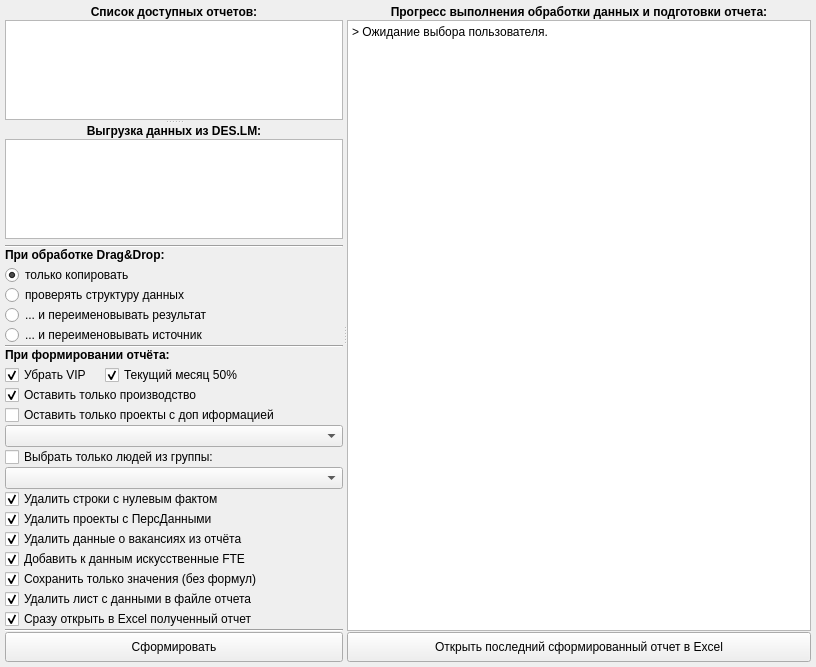
<?xml version="1.0" encoding="UTF-8"?>
<ui version="4.0">
 <class>MainWindow</class>
 <widget class="QMainWindow" name="MainWindow">
  <property name="windowModality">
   <enum>Qt::ApplicationModal</enum>
  </property>
  <property name="geometry">
   <rect>
    <x>0</x>
    <y>0</y>
    <width>816</width>
    <height>650</height>
   </rect>
  </property>
  <property name="acceptDrops">
   <bool>true</bool>
  </property>
  <property name="windowTitle">
   <string>DES.LM.Reporter</string>
  </property>
  <property name="statusTip">
   <string/>
  </property>
  <property name="whatsThis">
   <string/>
  </property>
  <property name="accessibleDescription">
   <string/>
  </property>
  <property name="autoFillBackground">
   <bool>false</bool>
  </property>
  <property name="toolButtonStyle">
   <enum>Qt::ToolButtonTextUnderIcon</enum>
  </property>
  <property name="animated">
   <bool>false</bool>
  </property>
  <property name="documentMode">
   <bool>false</bool>
  </property>
  <property name="tabShape">
   <enum>QTabWidget::Rounded</enum>
  </property>
  <widget class="QWidget" name="centralwidget">
   <layout class="QGridLayout" name="gridLayout">
    <property name="leftMargin">
     <number>5</number>
    </property>
    <property name="topMargin">
     <number>5</number>
    </property>
    <property name="rightMargin">
     <number>5</number>
    </property>
    <property name="bottomMargin">
     <number>5</number>
    </property>
    <item row="0" column="0">
     <widget class="QSplitter" name="VerticalSplitter">
      <property name="orientation">
       <enum>Qt::Horizontal</enum>
      </property>
      <widget class="QWidget" name="layoutWidget">
       <layout class="QVBoxLayout" name="leftBox">
        <item>
         <widget class="QSplitter" name="HorisontalSplitter">
          <property name="orientation">
           <enum>Qt::Vertical</enum>
          </property>
          <widget class="QWidget" name="layoutWidget">
           <layout class="QVBoxLayout" name="topBox">
            <property name="spacing">
             <number>1</number>
            </property>
            <item>
             <widget class="QLabel" name="labelReports">
              <property name="font">
               <font>
                <weight>75</weight>
                <bold>true</bold>
               </font>
              </property>
              <property name="text">
               <string>Список доступных отчетов:</string>
              </property>
              <property name="textFormat">
               <enum>Qt::AutoText</enum>
              </property>
              <property name="scaledContents">
               <bool>false</bool>
              </property>
              <property name="alignment">
               <set>Qt::AlignCenter</set>
              </property>
              <property name="wordWrap">
               <bool>false</bool>
              </property>
              <property name="margin">
               <number>2</number>
              </property>
             </widget>
            </item>
            <item>
             <widget class="QListView" name="listView">
              <property name="minimumSize">
               <size>
                <width>200</width>
                <height>100</height>
               </size>
              </property>
              <property name="styleSheet">
               <string notr="true"/>
              </property>
              <property name="editTriggers">
               <set>QAbstractItemView::NoEditTriggers</set>
              </property>
             </widget>
            </item>
           </layout>
          </widget>
          <widget class="QWidget" name="layoutWidget">
           <layout class="QVBoxLayout" name="bottomBox">
            <property name="spacing">
             <number>1</number>
            </property>
            <item>
             <widget class="QLabel" name="labelRawData">
              <property name="font">
               <font>
                <weight>75</weight>
                <bold>true</bold>
               </font>
              </property>
              <property name="text">
               <string>Выгрузка данных из DES.LM:</string>
              </property>
              <property name="textFormat">
               <enum>Qt::AutoText</enum>
              </property>
              <property name="scaledContents">
               <bool>false</bool>
              </property>
              <property name="alignment">
               <set>Qt::AlignCenter</set>
              </property>
              <property name="wordWrap">
               <bool>false</bool>
              </property>
              <property name="margin">
               <number>2</number>
              </property>
             </widget>
            </item>
            <item>
             <widget class="QListView" name="listViewRawData">
              <property name="minimumSize">
               <size>
                <width>200</width>
                <height>100</height>
               </size>
              </property>
              <property name="acceptDrops">
               <bool>true</bool>
              </property>
              <property name="editTriggers">
               <set>QAbstractItemView::NoEditTriggers</set>
              </property>
              <property name="dragEnabled">
               <bool>true</bool>
              </property>
             </widget>
            </item>
           </layout>
          </widget>
         </widget>
        </item>
        <item>
         <layout class="QVBoxLayout" name="verticalLayout">
          <property name="spacing">
           <number>0</number>
          </property>
          <item>
           <widget class="Line" name="line_3">
            <property name="orientation">
             <enum>Qt::Horizontal</enum>
            </property>
           </widget>
          </item>
          <item>
           <widget class="QLabel" name="label">
            <property name="font">
             <font>
              <weight>75</weight>
              <bold>true</bold>
             </font>
            </property>
            <property name="text">
             <string>При обработке Drag&amp;Drop:</string>
            </property>
           </widget>
          </item>
          <item>
           <widget class="QLabel" name="label_4">
            <property name="font">
             <font>
              <pointsize>2</pointsize>
             </font>
            </property>
            <property name="text">
             <string/>
            </property>
           </widget>
          </item>
          <item>
           <widget class="QRadioButton" name="radioButtonDD1">
            <property name="text">
             <string>только копировать</string>
            </property>
            <property name="checked">
             <bool>true</bool>
            </property>
           </widget>
          </item>
          <item>
           <widget class="QRadioButton" name="radioButtonDD2">
            <property name="text">
             <string>проверять структуру данных</string>
            </property>
           </widget>
          </item>
          <item>
           <widget class="QRadioButton" name="radioButtonDD3">
            <property name="text">
             <string>... и переименовывать результат</string>
            </property>
           </widget>
          </item>
          <item>
           <widget class="QRadioButton" name="radioButtonDD4">
            <property name="text">
             <string>... и переименовывать источник</string>
            </property>
           </widget>
          </item>
          <item>
           <widget class="Line" name="line_2">
            <property name="orientation">
             <enum>Qt::Horizontal</enum>
            </property>
           </widget>
          </item>
          <item>
           <widget class="QLabel" name="label_2">
            <property name="font">
             <font>
              <weight>75</weight>
              <bold>true</bold>
             </font>
            </property>
            <property name="text">
             <string>При формировании отчёта:</string>
            </property>
           </widget>
          </item>
          <item>
           <widget class="QLabel" name="label_3">
            <property name="font">
             <font>
              <pointsize>2</pointsize>
             </font>
            </property>
            <property name="text">
             <string/>
            </property>
           </widget>
          </item>
          <item>
           <layout class="QHBoxLayout" name="horizontalLayout">
            <item>
             <widget class="QCheckBox" name="checkBoxDeleteVIP">
              <property name="enabled">
               <bool>true</bool>
              </property>
              <property name="sizePolicy">
               <sizepolicy hsizetype="Minimum" vsizetype="Fixed">
                <horstretch>0</horstretch>
                <verstretch>0</verstretch>
               </sizepolicy>
              </property>
              <property name="maximumSize">
               <size>
                <width>100</width>
                <height>16777215</height>
               </size>
              </property>
              <property name="text">
               <string>Убрать VIP</string>
              </property>
              <property name="checked">
               <bool>true</bool>
              </property>
             </widget>
            </item>
            <item>
             <widget class="QCheckBox" name="checkBoxCurrMonthAHalf">
              <property name="enabled">
               <bool>true</bool>
              </property>
              <property name="sizePolicy">
               <sizepolicy hsizetype="Minimum" vsizetype="Fixed">
                <horstretch>0</horstretch>
                <verstretch>0</verstretch>
               </sizepolicy>
              </property>
              <property name="text">
               <string>Текущий месяц 50%</string>
              </property>
              <property name="checked">
               <bool>true</bool>
              </property>
             </widget>
            </item>
           </layout>
          </item>
          <item>
           <widget class="QCheckBox" name="checkBoxDeleteNotProduct">
            <property name="enabled">
             <bool>true</bool>
            </property>
            <property name="sizePolicy">
             <sizepolicy hsizetype="Minimum" vsizetype="Fixed">
              <horstretch>0</horstretch>
              <verstretch>0</verstretch>
             </sizepolicy>
            </property>
            <property name="text">
             <string>Оставить только производство</string>
            </property>
            <property name="checked">
             <bool>true</bool>
            </property>
           </widget>
          </item>
          <item>
           <widget class="QCheckBox" name="checkBoxOnlyProjectsWithAdd">
            <property name="text">
             <string>Оставить только проекты с доп иформацией</string>
            </property>
            <property name="checked">
             <bool>false</bool>
            </property>
           </widget>
          </item>
          <item>
           <widget class="QComboBox" name="comboBoxPGroups"/>
          </item>
          <item>
           <widget class="QCheckBox" name="checkBoxSelectUsers">
            <property name="text">
             <string>Выбрать только людей из группы:</string>
            </property>
           </widget>
          </item>
          <item>
           <widget class="QComboBox" name="comboBoxSelectUsers"/>
          </item>
          <item>
           <widget class="QCheckBox" name="checkBoxDeleteWithoutFact">
            <property name="enabled">
             <bool>true</bool>
            </property>
            <property name="sizePolicy">
             <sizepolicy hsizetype="Minimum" vsizetype="Fixed">
              <horstretch>0</horstretch>
              <verstretch>0</verstretch>
             </sizepolicy>
            </property>
            <property name="text">
             <string>Удалить строки с нулевым фактом</string>
            </property>
            <property name="checked">
             <bool>true</bool>
            </property>
           </widget>
          </item>
          <item>
           <widget class="QCheckBox" name="checkBoxDelPDn">
            <property name="enabled">
             <bool>true</bool>
            </property>
            <property name="sizePolicy">
             <sizepolicy hsizetype="Minimum" vsizetype="Fixed">
              <horstretch>0</horstretch>
              <verstretch>0</verstretch>
             </sizepolicy>
            </property>
            <property name="text">
             <string>Удалить проекты с ПерсДанными</string>
            </property>
            <property name="checked">
             <bool>true</bool>
            </property>
           </widget>
          </item>
          <item>
           <widget class="QCheckBox" name="checkBoxDeleteVac">
            <property name="enabled">
             <bool>true</bool>
            </property>
            <property name="sizePolicy">
             <sizepolicy hsizetype="Minimum" vsizetype="Fixed">
              <horstretch>0</horstretch>
              <verstretch>0</verstretch>
             </sizepolicy>
            </property>
            <property name="text">
             <string>Удалить данные о вакансиях из отчёта</string>
            </property>
            <property name="checked">
             <bool>true</bool>
            </property>
           </widget>
          </item>
          <item>
           <widget class="QCheckBox" name="checkBoxAddVFTE">
            <property name="enabled">
             <bool>true</bool>
            </property>
            <property name="sizePolicy">
             <sizepolicy hsizetype="Minimum" vsizetype="Fixed">
              <horstretch>0</horstretch>
              <verstretch>0</verstretch>
             </sizepolicy>
            </property>
            <property name="text">
             <string>Добавить к данным искусственные FTE</string>
            </property>
            <property name="checked">
             <bool>true</bool>
            </property>
           </widget>
          </item>
          <item>
           <widget class="QCheckBox" name="checkBoxSaveWithOutFotmulas">
            <property name="enabled">
             <bool>true</bool>
            </property>
            <property name="sizePolicy">
             <sizepolicy hsizetype="Minimum" vsizetype="Fixed">
              <horstretch>0</horstretch>
              <verstretch>0</verstretch>
             </sizepolicy>
            </property>
            <property name="text">
             <string>Сохранить только значения (без формул)</string>
            </property>
            <property name="checked">
             <bool>true</bool>
            </property>
           </widget>
          </item>
          <item>
           <widget class="QCheckBox" name="checkBoxDelRawData">
            <property name="enabled">
             <bool>true</bool>
            </property>
            <property name="sizePolicy">
             <sizepolicy hsizetype="Minimum" vsizetype="Fixed">
              <horstretch>0</horstretch>
              <verstretch>0</verstretch>
             </sizepolicy>
            </property>
            <property name="text">
             <string>Удалить лист с данными в файле отчета</string>
            </property>
            <property name="checked">
             <bool>true</bool>
            </property>
           </widget>
          </item>
          <item>
           <widget class="QCheckBox" name="checkBoxOpenExcel">
            <property name="enabled">
             <bool>true</bool>
            </property>
            <property name="sizePolicy">
             <sizepolicy hsizetype="Minimum" vsizetype="Fixed">
              <horstretch>0</horstretch>
              <verstretch>0</verstretch>
             </sizepolicy>
            </property>
            <property name="text">
             <string>Сразу открыть в Excel полученный отчет</string>
            </property>
            <property name="checked">
             <bool>true</bool>
            </property>
           </widget>
          </item>
          <item>
           <widget class="Line" name="line">
            <property name="orientation">
             <enum>Qt::Horizontal</enum>
            </property>
           </widget>
          </item>
          <item>
           <widget class="QPushButton" name="pushButtonDoIt">
            <property name="enabled">
             <bool>true</bool>
            </property>
            <property name="minimumSize">
             <size>
              <width>200</width>
              <height>30</height>
             </size>
            </property>
            <property name="text">
             <string>Сформировать</string>
            </property>
            <property name="autoDefault">
             <bool>false</bool>
            </property>
            <property name="flat">
             <bool>false</bool>
            </property>
           </widget>
          </item>
         </layout>
        </item>
       </layout>
      </widget>
      <widget class="QWidget" name="layoutWidget">
       <layout class="QVBoxLayout" name="rightBox">
        <property name="spacing">
         <number>1</number>
        </property>
        <item>
         <widget class="QLabel" name="labelProgressStatus">
          <property name="font">
           <font>
            <weight>75</weight>
            <bold>true</bold>
           </font>
          </property>
          <property name="text">
           <string>Прогресс выполнения обработки данных и подготовки отчета:</string>
          </property>
          <property name="textFormat">
           <enum>Qt::AutoText</enum>
          </property>
          <property name="scaledContents">
           <bool>false</bool>
          </property>
          <property name="alignment">
           <set>Qt::AlignCenter</set>
          </property>
          <property name="wordWrap">
           <bool>false</bool>
          </property>
          <property name="margin">
           <number>2</number>
          </property>
         </widget>
        </item>
        <item>
         <widget class="QPlainTextEdit" name="plainTextEdit">
          <property name="enabled">
           <bool>true</bool>
          </property>
          <property name="minimumSize">
           <size>
            <width>300</width>
            <height>0</height>
           </size>
          </property>
          <property name="styleSheet">
           <string notr="true">color: rgb(0, 0, 0);</string>
          </property>
          <property name="readOnly">
           <bool>true</bool>
          </property>
          <property name="plainText">
           <string>&gt; Ожидание выбора пользователя.</string>
          </property>
         </widget>
        </item>
        <item>
         <widget class="QPushButton" name="pushButtonOpenLastReport">
          <property name="minimumSize">
           <size>
            <width>191</width>
            <height>30</height>
           </size>
          </property>
          <property name="text">
           <string>Открыть последний сформированный отчет в Excel</string>
          </property>
          <property name="checkable">
           <bool>false</bool>
          </property>
          <property name="autoDefault">
           <bool>false</bool>
          </property>
          <property name="flat">
           <bool>false</bool>
          </property>
         </widget>
        </item>
       </layout>
      </widget>
     </widget>
    </item>
   </layout>
  </widget>
 </widget>
 <tabstops>
  <tabstop>listView</tabstop>
  <tabstop>listViewRawData</tabstop>
  <tabstop>checkBoxDelPDn</tabstop>
  <tabstop>checkBoxDeleteNotProduct</tabstop>
  <tabstop>checkBoxDeleteVac</tabstop>
  <tabstop>checkBoxSaveWithOutFotmulas</tabstop>
  <tabstop>checkBoxAddVFTE</tabstop>
  <tabstop>plainTextEdit</tabstop>
  <tabstop>pushButtonDoIt</tabstop>
  <tabstop>checkBoxDelRawData</tabstop>
  <tabstop>checkBoxOpenExcel</tabstop>
  <tabstop>pushButtonOpenLastReport</tabstop>
 </tabstops>
 <resources/>
 <connections/>
</ui>
